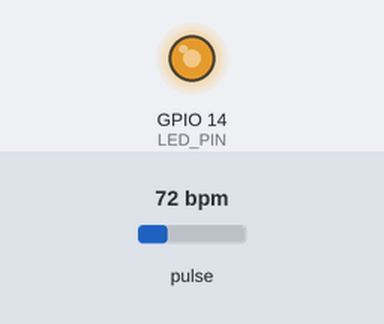
Bench run of a sketch on a simulated ESP32. Shown: output pins drawn as LEDs (lit = HIGH). The test bench sets the inputs (shaded band); at power-on: pulse 72 bpm. WiFi joins after 1.5 s; servers stay silent unless stated; random numbers use the default seed unless the sketch sets one; no MQTT or app messages arrive unless stated; what the sketch prints to the serial monitor is not drawn.

Above: at 1.98 s.
At 2.7 s:
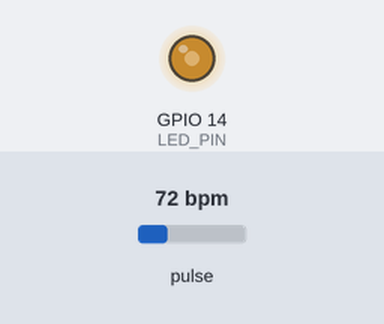
2.8 s: pulse set to 42 bpm
At 5.09 s:
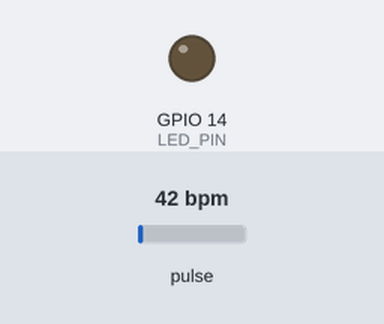
Timing chart, 0 to 11.8 s (numbered marks = the images above; inputs shaded):
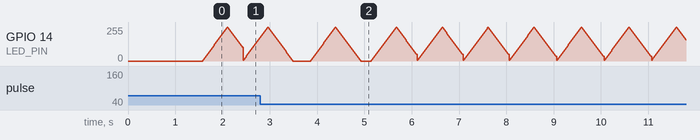

The sketch:

sendPulsefi.ino
```cpp
//-------------------------------------------------------------
// FREQ + SENSOR+ MICRO+ NAO MENOR QUE 58 BPM COM MQTT PUBLISHER
/*
  Monitor de Frequência Cardíaca (MAX30105) - Versão Não-Bloqueante com MQTT

  Objetivo:
  - Medição e cálculo do BPM (beatAvg).
  - Pulsação do LED controlada pelo BPM médio (beatAvg).
  - Envio do beatAvg via MQTT para outro dispositivo (Subscriber).
*/

// --- INCLUDES ---
#include <Wire.h>
#include "MAX30105.h"
#include "heartRate.h"
#include <WiFi.h>
#include <PubSubClient.h>


// --- CONFIGURAÇÕES GLOBAIS ---
const char* WIFI_SSID = "ERUS 2.4GHz";
const char* WIFI_PASSWORD = "ultrabots3";
const char* MQTT_SERVER = "192.168.0.117"; // IP Local do Broker (Notebook)
const int MQTT_PORT = 1883;
const char* MQTT_TOPIC_BPM = "health/bpm";
const char* MQTT_USER = "pulse";
const char* MQTT_PASS = "pulse10";
// --- DECLARAÇÕES DE OBJETOS ---
WiFiClient espClient;
PubSubClient client(espClient);

MAX30105 particleSensor;

// --- VARIÁVEIS DO SENSOR ---
const byte RATE_SIZE = 4;
byte rates[RATE_SIZE];
byte rateSpot = 0;
unsigned long lastBeat = 0;

float beatsPerMinute;
int beatAvg = 0;

// --- VARIÁVEIS DE CONTROLE DO LED ---
const int LED_PIN = 14;
long lastPulseTime = 0;
int ledBrightness = 0;
int fadeAmount = 5;
unsigned long lastFadeTime = 0;
const int PULSE_SPEED_US = 2000;

// --- VARIÁVEIS DE CONTROLE MQTT ---
unsigned long lastMsg = 0;
const long MQTT_INTERVAL = 5000;

// ----------------------------------------------------------------------------------
// --- Funções Auxiliares ---
// ----------------------------------------------------------------------------------

void setup_wifi() {
  delay(10);
  Serial.println();
  Serial.print("Connecting to ");
  Serial.println(WIFI_SSID);

  WiFi.begin(WIFI_SSID, WIFI_PASSWORD);

  while (WiFi.status() != WL_CONNECTED) {
    delay(500);
    Serial.print(".");
  }

  Serial.println("");
  Serial.println("WiFi connected");
  Serial.print("IP Address: ");
  Serial.println(WiFi.localIP());
}

void reconnect() {
  // Loop até estar conectado
  while (!client.connected()) {
    // 1. Verifica se o WiFi ainda está ativo
    if (WiFi.status() != WL_CONNECTED) {
      Serial.println("WiFi lost, re-establishing...");
      setup_wifi();
      if (WiFi.status() != WL_CONNECTED) {
          delay(5000);
          continue;
      }
    }

    Serial.print("Attempting MQTT connection...");
    String clientId = "ESP32Sender-";
    clientId += String(random(0xffff), HEX);

    if (client.connect(clientId.c_str())) {
      Serial.println("connected");
    } else {
      Serial.print("failed, rc=");
      Serial.print(client.state());
      Serial.println(" Retrying in 5 seconds");
      delay(5000);
    }
  }
}

// ----------------------------------------------------------------------------------
// --- Setup Principal ---
// ----------------------------------------------------------------------------------

void setup()
{
  Serial.begin(115200);
  Serial.println("Heart Rate Monitor (MQTT Sender) Initializing...");

  randomSeed((unsigned long)ESP.getEfuseMac());

  // I2C para Sensor
  Wire.begin(21, 22);

  // 1. Configuração WiFi
  setup_wifi();

  // 2. Configuração MQTT
  client.setServer(MQTT_SERVER, MQTT_PORT);

  // 3. Inicialização do Pino do LED
  pinMode(LED_PIN, OUTPUT);

  // 4. Inicialização do Sensor
  if (!particleSensor.begin(Wire, I2C_SPEED_FAST))
  {
    Serial.println("MAX30105 was not found. Please check wiring/power. ");
    while (1);
  }
  Serial.println("Place your index finger on the sensor with steady pressure.");

  particleSensor.setup();
  particleSensor.setPulseAmplitudeRed(0x0A);
  particleSensor.setPulseAmplitudeGreen(1);
}

// ----------------------------------------------------------------------------------
// --- Loop Principal ---
// ----------------------------------------------------------------------------------

void loop()
{
  // 1. Manter a Conexão MQTT Ativa
  if (!client.connected()) {
    reconnect();
  }
  client.loop();

  // LEITURA DO SENSOR
  long irValue = particleSensor.getIR();

  // *******************************************************
  // *** 2. CÁLCULO DO BPM ***
  // *******************************************************
  if (checkForBeat(irValue) == true)
  {
    unsigned long delta = micros() - lastBeat;
    lastBeat = micros();

    if (delta > 0)
    {
      beatsPerMinute = 60000000.0 / delta;

      if (beatsPerMinute < 255 && beatsPerMinute > 20)
      {
        if (beatsPerMinute < 58) {
          beatsPerMinute = 60;
        }

        rates[rateSpot++] = (byte)beatsPerMinute;
        rateSpot %= RATE_SIZE;

        beatAvg = 0;
        for (byte x = 0 ; x < RATE_SIZE ; x++)
          beatAvg += rates[x];
        beatAvg /= RATE_SIZE;
      }
    }
  }

  // *******************************************************
  // *** 3. CONTROLE DO PULSO (Ritmo e Fade) ***
  // *******************************************************

  // A. Ritmo do Pulso
  if (beatAvg > 20)
  {
    long requiredInterval = 60000 / beatAvg;

    if (millis() - lastPulseTime >= requiredInterval)
    {
        ledBrightness = 0;
        fadeAmount = 5;
        lastFadeTime = micros();
        lastPulseTime = millis();
    }
  }

  // B. Gerenciamento do Fade (Não-Bloqueante)
  if (fadeAmount != 0 && (micros() - lastFadeTime >= PULSE_SPEED_US))
  {
      lastFadeTime = micros();

      ledBrightness = ledBrightness + fadeAmount;

      if (ledBrightness >= 255) {
        ledBrightness = 255;
        fadeAmount = -5;
      }

      if (ledBrightness <= 0) {
        ledBrightness = 0;
        fadeAmount = 0;
      }

      analogWrite(LED_PIN, ledBrightness);
  }

  // *******************************************************
  // *** 4. PUBLICAÇÃO MQTT (Temporizada) ***
  // *******************************************************
  unsigned long now = millis();
  if (now - lastMsg > MQTT_INTERVAL) {
    lastMsg = now;

    if (beatAvg > 0) {
      String payload = String(beatAvg);

      if (client.publish(MQTT_TOPIC_BPM, payload.c_str())) {
        Serial.print("[MQTT] Published BPM: ");
        Serial.println(beatAvg);
      } else {
        Serial.print("[MQTT] Publish failed. State: ");
        Serial.println(client.state());
      }
    }

    Serial.print("IR=");
    Serial.print(irValue);
    Serial.print(", BPM=");
    Serial.print(beatsPerMinute);
    Serial.print(", Avg BPM=");
    Serial.println(beatAvg);
  }

  if (irValue < 50000)
    Serial.println("No finger? IR value is low.");
}
```
